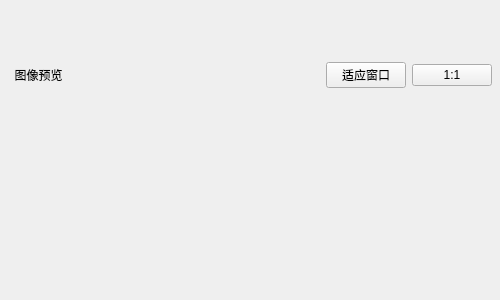
<?xml version="1.0" encoding="UTF-8"?>
<ui version="4.0">
 <class>PreviewPanel</class>
 <widget class="QWidget" name="PreviewPanel">
  <property name="geometry">
   <rect>
    <x>0</x>
    <y>0</y>
    <width>500</width>
    <height>300</height>
   </rect>
  </property>
  <property name="windowTitle">
   <string>图像预览</string>
  </property>
  <layout class="QVBoxLayout" name="mainLayout">
   <property name="spacing">
    <number>0</number>
   </property>
   <property name="leftMargin">
    <number>0</number>
   </property>
   <property name="topMargin">
    <number>0</number>
   </property>
   <property name="rightMargin">
    <number>0</number>
   </property>
   <property name="bottomMargin">
    <number>0</number>
   </property>
   <item>
    <widget class="QWidget" name="header" native="true">
     <layout class="QHBoxLayout" name="headerLayout">
      <property name="leftMargin">
       <number>8</number>
      </property>
      <property name="topMargin">
       <number>4</number>
      </property>
      <property name="rightMargin">
       <number>8</number>
      </property>
      <property name="bottomMargin">
       <number>4</number>
      </property>
      <item>
       <widget class="QLabel" name="lblTitle">
        <property name="text">
         <string>  图像预览</string>
        </property>
       </widget>
      </item>
      <item>
       <spacer name="headerSpacer">
        <property name="orientation">
         <enum>Qt::Horizontal</enum>
        </property>
        <property name="sizeHint" stdset="0">
         <size>
          <width>40</width>
          <height>20</height>
         </size>
        </property>
       </spacer>
      </item>
      <item>
       <widget class="QLabel" name="lblInfo">
        <property name="text">
         <string/>
        </property>
       </widget>
      </item>
      <item>
       <widget class="QPushButton" name="btnFit">
        <property name="text">
         <string>适应窗口</string>
        </property>
       </widget>
      </item>
      <item>
       <widget class="QPushButton" name="btnActualSize">
        <property name="text">
         <string>1:1</string>
        </property>
       </widget>
      </item>
     </layout>
    </widget>
   </item>
   <item>
    <widget class="ImageViewer" name="viewer"/>
   </item>
  </layout>
 </widget>
 <customwidgets>
  <customwidget>
   <class>ImageViewer</class>
   <extends>QWidget</extends>
   <header>panels/imageviewer.h</header>
  </customwidget>
 </customwidgets>
 <resources/>
 <connections/>
</ui>
